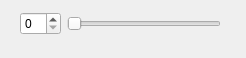
<?xml version="1.0" encoding="UTF-8"?>
<ui version="4.0">
 <class>My_Custom_Controller</class>
 <widget class="QWidget" name="My_Custom_Controller">
  <property name="geometry">
   <rect>
    <x>0</x>
    <y>0</y>
    <width>246</width>
    <height>58</height>
   </rect>
  </property>
  <property name="windowTitle">
   <string>Form</string>
  </property>
  <widget class="QWidget" name="">
   <property name="geometry">
    <rect>
     <x>20</x>
     <y>10</y>
     <width>201</width>
     <height>28</height>
    </rect>
   </property>
   <layout class="QHBoxLayout" name="horizontalLayout">
    <item>
     <widget class="QSpinBox" name="spinBox"/>
    </item>
    <item>
     <widget class="QSlider" name="horizontalSlider">
      <property name="orientation">
       <enum>Qt::Horizontal</enum>
      </property>
     </widget>
    </item>
   </layout>
  </widget>
 </widget>
 <resources/>
 <connections/>
</ui>
